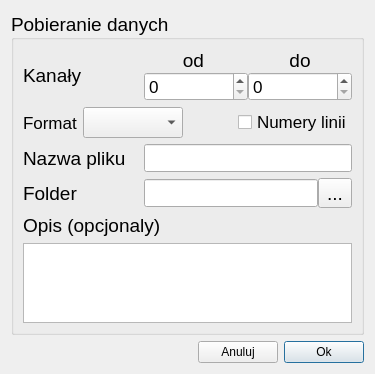
<?xml version="1.0" encoding="UTF-8"?>
<ui version="4.0">
 <class>DialogDataLoad</class>
 <widget class="QDialog" name="DialogDataLoad">
  <property name="geometry">
   <rect>
    <x>0</x>
    <y>0</y>
    <width>375</width>
    <height>371</height>
   </rect>
  </property>
  <property name="sizePolicy">
   <sizepolicy hsizetype="Fixed" vsizetype="Fixed">
    <horstretch>0</horstretch>
    <verstretch>0</verstretch>
   </sizepolicy>
  </property>
  <property name="windowTitle">
   <string>Dialog</string>
  </property>
  <layout class="QGridLayout" name="gridLayout">
   <item row="1" column="2">
    <widget class="QPushButton" name="buttonApproveLoad">
     <property name="minimumSize">
      <size>
       <width>80</width>
       <height>0</height>
      </size>
     </property>
     <property name="text">
      <string>Ok</string>
     </property>
     <property name="default">
      <bool>true</bool>
     </property>
    </widget>
   </item>
   <item row="1" column="0">
    <spacer name="horizontalSpacer_2">
     <property name="orientation">
      <enum>Qt::Horizontal</enum>
     </property>
     <property name="sizeHint" stdset="0">
      <size>
       <width>40</width>
       <height>20</height>
      </size>
     </property>
    </spacer>
   </item>
   <item row="1" column="1">
    <widget class="QPushButton" name="buttonCancelLoad">
     <property name="minimumSize">
      <size>
       <width>80</width>
       <height>0</height>
      </size>
     </property>
     <property name="text">
      <string>Anuluj</string>
     </property>
    </widget>
   </item>
   <item row="0" column="0" colspan="3">
    <widget class="QGroupBox" name="groupBox">
     <property name="sizePolicy">
      <sizepolicy hsizetype="Preferred" vsizetype="Preferred">
       <horstretch>0</horstretch>
       <verstretch>0</verstretch>
      </sizepolicy>
     </property>
     <property name="font">
      <font>
       <pointsize>14</pointsize>
      </font>
     </property>
     <property name="title">
      <string>Pobieranie danych</string>
     </property>
     <property name="alignment">
      <set>Qt::AlignLeading|Qt::AlignLeft|Qt::AlignVCenter</set>
     </property>
     <layout class="QGridLayout" name="gridLayout_2">
      <item row="3" column="3">
       <widget class="QLineEdit" name="lineEditFilename">
        <property name="font">
         <font>
          <pointsize>13</pointsize>
         </font>
        </property>
       </widget>
      </item>
      <item row="4" column="0">
       <widget class="QLabel" name="label_7">
        <property name="text">
         <string>Folder</string>
        </property>
       </widget>
      </item>
      <item row="1" column="0" colspan="4">
       <layout class="QHBoxLayout" name="horizontalLayout_2">
        <item>
         <widget class="QLabel" name="label_4">
          <property name="font">
           <font>
            <pointsize>13</pointsize>
           </font>
          </property>
          <property name="text">
           <string>Format</string>
          </property>
         </widget>
        </item>
        <item>
         <widget class="QComboBox" name="comboBoxOutputFormat">
          <property name="sizePolicy">
           <sizepolicy hsizetype="Maximum" vsizetype="Fixed">
            <horstretch>0</horstretch>
            <verstretch>0</verstretch>
           </sizepolicy>
          </property>
          <property name="font">
           <font>
            <pointsize>14</pointsize>
           </font>
          </property>
          <property name="maxVisibleItems">
           <number>10</number>
          </property>
         </widget>
        </item>
        <item>
         <spacer name="horizontalSpacer">
          <property name="orientation">
           <enum>Qt::Horizontal</enum>
          </property>
          <property name="sizeHint" stdset="0">
           <size>
            <width>40</width>
            <height>20</height>
           </size>
          </property>
         </spacer>
        </item>
        <item>
         <widget class="QCheckBox" name="checkBoxLineNumbers">
          <property name="font">
           <font>
            <pointsize>13</pointsize>
           </font>
          </property>
          <property name="text">
           <string>Numery linii</string>
          </property>
         </widget>
        </item>
       </layout>
      </item>
      <item row="5" column="0" colspan="4">
       <layout class="QVBoxLayout" name="verticalLayout_3">
        <item>
         <widget class="QLabel" name="label_5">
          <property name="text">
           <string>Opis (opcjonaly)</string>
          </property>
         </widget>
        </item>
        <item>
         <widget class="QPlainTextEdit" name="plainTextEditDescription">
          <property name="sizePolicy">
           <sizepolicy hsizetype="Expanding" vsizetype="Expanding">
            <horstretch>0</horstretch>
            <verstretch>0</verstretch>
           </sizepolicy>
          </property>
          <property name="minimumSize">
           <size>
            <width>0</width>
            <height>80</height>
           </size>
          </property>
          <property name="maximumSize">
           <size>
            <width>16777215</width>
            <height>16777215</height>
           </size>
          </property>
         </widget>
        </item>
       </layout>
      </item>
      <item row="3" column="0">
       <widget class="QLabel" name="label_6">
        <property name="text">
         <string>Nazwa pliku</string>
        </property>
       </widget>
      </item>
      <item row="0" column="3">
       <layout class="QHBoxLayout" name="horizontalLayout">
        <property name="spacing">
         <number>0</number>
        </property>
        <property name="sizeConstraint">
         <enum>QLayout::SetMinAndMaxSize</enum>
        </property>
        <property name="topMargin">
         <number>0</number>
        </property>
        <item>
         <layout class="QVBoxLayout" name="verticalLayout">
          <item>
           <widget class="QLabel" name="label_2">
            <property name="sizePolicy">
             <sizepolicy hsizetype="Preferred" vsizetype="Preferred">
              <horstretch>0</horstretch>
              <verstretch>0</verstretch>
             </sizepolicy>
            </property>
            <property name="text">
             <string>od </string>
            </property>
            <property name="alignment">
             <set>Qt::AlignCenter</set>
            </property>
           </widget>
          </item>
          <item>
           <widget class="QSpinBox" name="spinBoxChannelStart">
            <property name="sizePolicy">
             <sizepolicy hsizetype="Preferred" vsizetype="Fixed">
              <horstretch>0</horstretch>
              <verstretch>0</verstretch>
             </sizepolicy>
            </property>
            <property name="minimumSize">
             <size>
              <width>80</width>
              <height>0</height>
             </size>
            </property>
            <property name="font">
             <font>
              <pointsize>13</pointsize>
             </font>
            </property>
            <property name="maximum">
             <number>8192</number>
            </property>
           </widget>
          </item>
         </layout>
        </item>
        <item>
         <layout class="QVBoxLayout" name="verticalLayout_2">
          <item>
           <widget class="QLabel" name="label_3">
            <property name="sizePolicy">
             <sizepolicy hsizetype="Preferred" vsizetype="Preferred">
              <horstretch>0</horstretch>
              <verstretch>0</verstretch>
             </sizepolicy>
            </property>
            <property name="text">
             <string>do</string>
            </property>
            <property name="alignment">
             <set>Qt::AlignCenter</set>
            </property>
           </widget>
          </item>
          <item>
           <widget class="QSpinBox" name="spinBoxChannelEnd">
            <property name="sizePolicy">
             <sizepolicy hsizetype="Preferred" vsizetype="Fixed">
              <horstretch>0</horstretch>
              <verstretch>0</verstretch>
             </sizepolicy>
            </property>
            <property name="minimumSize">
             <size>
              <width>80</width>
              <height>0</height>
             </size>
            </property>
            <property name="font">
             <font>
              <pointsize>13</pointsize>
             </font>
            </property>
            <property name="maximum">
             <number>8192</number>
            </property>
           </widget>
          </item>
         </layout>
        </item>
       </layout>
      </item>
      <item row="0" column="0">
       <widget class="QLabel" name="label">
        <property name="sizePolicy">
         <sizepolicy hsizetype="Preferred" vsizetype="Preferred">
          <horstretch>0</horstretch>
          <verstretch>0</verstretch>
         </sizepolicy>
        </property>
        <property name="text">
         <string>Kanały</string>
        </property>
        <property name="alignment">
         <set>Qt::AlignLeading|Qt::AlignLeft|Qt::AlignVCenter</set>
        </property>
       </widget>
      </item>
      <item row="4" column="3">
       <layout class="QHBoxLayout" name="horizontalLayout_5">
        <property name="spacing">
         <number>0</number>
        </property>
        <property name="sizeConstraint">
         <enum>QLayout::SetNoConstraint</enum>
        </property>
        <item>
         <widget class="QLineEdit" name="lineEditDirectory">
          <property name="enabled">
           <bool>true</bool>
          </property>
          <property name="sizePolicy">
           <sizepolicy hsizetype="Preferred" vsizetype="Fixed">
            <horstretch>0</horstretch>
            <verstretch>0</verstretch>
           </sizepolicy>
          </property>
          <property name="minimumSize">
           <size>
            <width>0</width>
            <height>0</height>
           </size>
          </property>
          <property name="maximumSize">
           <size>
            <width>16777215</width>
            <height>16777215</height>
           </size>
          </property>
          <property name="font">
           <font>
            <pointsize>13</pointsize>
           </font>
          </property>
         </widget>
        </item>
        <item>
         <widget class="QToolButton" name="toolButtonDirectory">
          <property name="text">
           <string>...</string>
          </property>
          <property name="toolButtonStyle">
           <enum>Qt::ToolButtonIconOnly</enum>
          </property>
          <property name="autoRaise">
           <bool>false</bool>
          </property>
         </widget>
        </item>
       </layout>
      </item>
     </layout>
    </widget>
   </item>
  </layout>
 </widget>
 <resources/>
 <connections/>
</ui>
